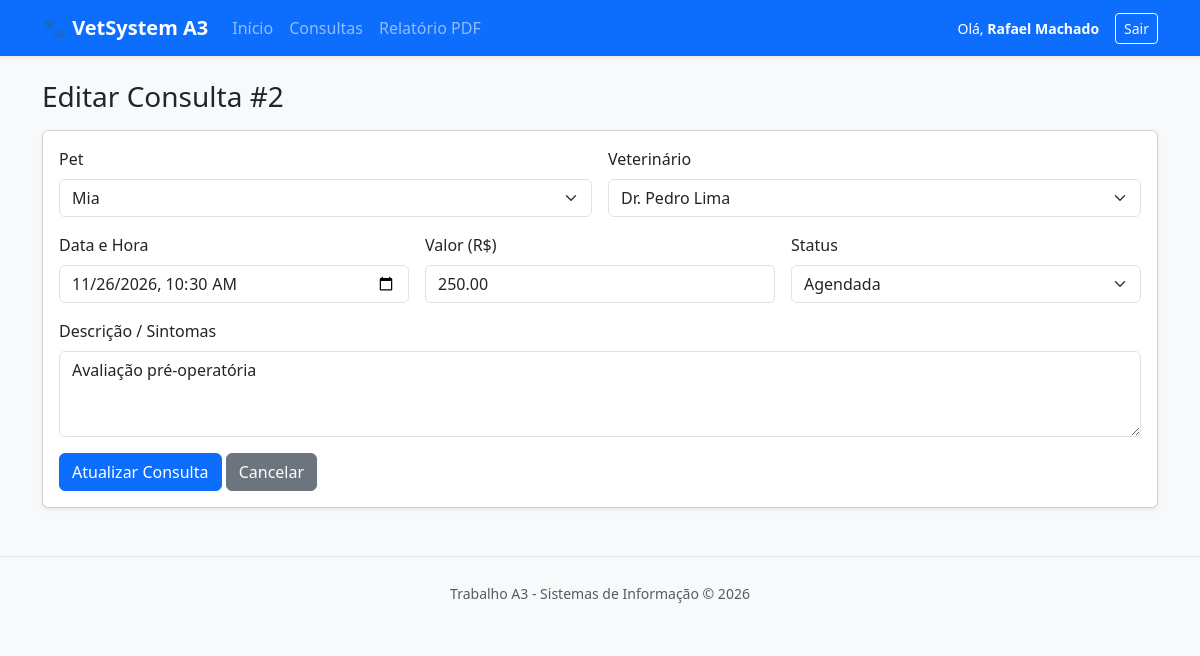
The page /consultas/editar.php?id=2 (signed in) on the database its author committed.
### tables this page shows
CREATE TABLE consultas (
    id INT AUTO_INCREMENT PRIMARY KEY,
    data_consulta DATETIME NOT NULL,
    descricao TEXT NOT NULL,
    valor DECIMAL(10,2) NOT NULL,
    status ENUM('Agendada', 'Concluída', 'Cancelada') DEFAULT 'Agendada',
    pet_id INT NOT NULL,
    veterinario_id INT NOT NULL,
    FOREIGN KEY (pet_id) REFERENCES pets(id) ON DELETE CASCADE,
    FOREIGN KEY (veterinario_id) REFERENCES veterinarios(id)
);

CREATE TABLE pets (
    id INT AUTO_INCREMENT PRIMARY KEY,
    nome VARCHAR(80) NOT NULL,
    data_nascimento DATE,
    tutor_id INT NOT NULL,
    especie_id INT NOT NULL,
    FOREIGN KEY (tutor_id) REFERENCES tutores(id) ON DELETE CASCADE,
    FOREIGN KEY (especie_id) REFERENCES especies(id)
);

CREATE TABLE veterinarios (
    id INT AUTO_INCREMENT PRIMARY KEY,
    nome VARCHAR(100) NOT NULL,
    crmv VARCHAR(20) UNIQUE NOT NULL,
    especialidade VARCHAR(80)
);

### consultas/editar.php (the view, shortened to what this page needs)
<?php
require_once '../config/conexao.php';
$id = filter_input(INPUT_GET, 'id', FILTER_VALIDATE_INT);
$stmt = $pdo->prepare("SELECT * FROM consultas WHERE id = :id");
$stmt->execute([':id' => $id]);
$consulta = $stmt->fetch();
$pets = $pdo->query("SELECT id, nome FROM pets ORDER BY nome")->fetchAll();
$vets = $pdo->query("SELECT id, nome FROM veterinarios ORDER BY nome")->fetchAll();
require_once '../includes/header.php';
?>
<h3 class="mb-3">Editar Consulta #<?= $consulta['id'] ?></h3>
<div class="card shadow-sm">
    <div class="card-body">
        <form method="POST">
            <div class="row g-3">
                <div class="col-md-6">
                    <label class="form-label">Pet</label>
                    <select name="pet_id" class="form-select" required>
                        <?php foreach ($pets as $p): ?>
                            <option value="<?= $p['id'] ?>" <?= $p['id'] == $consulta['pet_id'] ? 'selected' : '' ?>>
                                <?= htmlspecialchars($p['nome']) ?>
                            </option>
                        <?php endforeach; ?>
                    </select>
                </div>
                <div class="col-md-6">
                    <label class="form-label">Veterinário</label>
                    <select name="veterinario_id" class="form-select" required>
                        <?php foreach ($vets as $v): ?>
                            <option value="<?= $v['id'] ?>" <?= $v['id'] == $consulta['veterinario_id'] ? 'selected' : '' ?>>
                                <?= htmlspecialchars($v['nome']) ?>
                            </option>
                        <?php endforeach; ?>
                    </select>
                </div>
                <div class="col-md-4">
                    <label class="form-label">Data e Hora</label>
                    <input type="datetime-local" name="data_consulta" class="form-control"
                           value="<?= date('Y-m-d\TH:i', strtotime($consulta['data_consulta'])) ?>" required>
                </div>
                <div class="col-md-4">
                    <label class="form-label">Valor (R$)</label>
                    <input type="number" step="0.01" name="valor" class="form-control" value="<?= $consulta['valor'] ?>" required>
                </div>
                <div class="col-md-4">
                    <label class="form-label">Status</label>
                    <select name="status" class="form-select">
                        <option value="Agendada" <?= $consulta['status'] === 'Agendada' ? 'selected' : '' ?>>Agendada</option>
                    </select>
                </div>
                <div class="col-12">
                    <label class="form-label">Descrição / Sintomas</label>
                    <textarea name="descricao" class="form-control" rows="3" required><?= htmlspecialchars($consulta['descricao']) ?></textarea>
                </div>
                <div class="col-12">
                    <button type="submit" class="btn btn-primary">Atualizar Consulta</button>
                    <a href="index.php" class="btn btn-secondary">Cancelar</a>
                </div>
            </div>
        </form>
    </div>
</div>
<?php require_once '../includes/footer.php'; ?>

### rows shown on the page
consultas: id "2", pet_id "Mia", veterinario_id "Dr. Pedro Lima", data_consulta "11/26/2026 10:30", valor "250.00", status "Agendada", descricao "Avaliação pré-operatória"

### other values the page prints
$_SESSION['usuario_nome'] "Rafael Machado"
